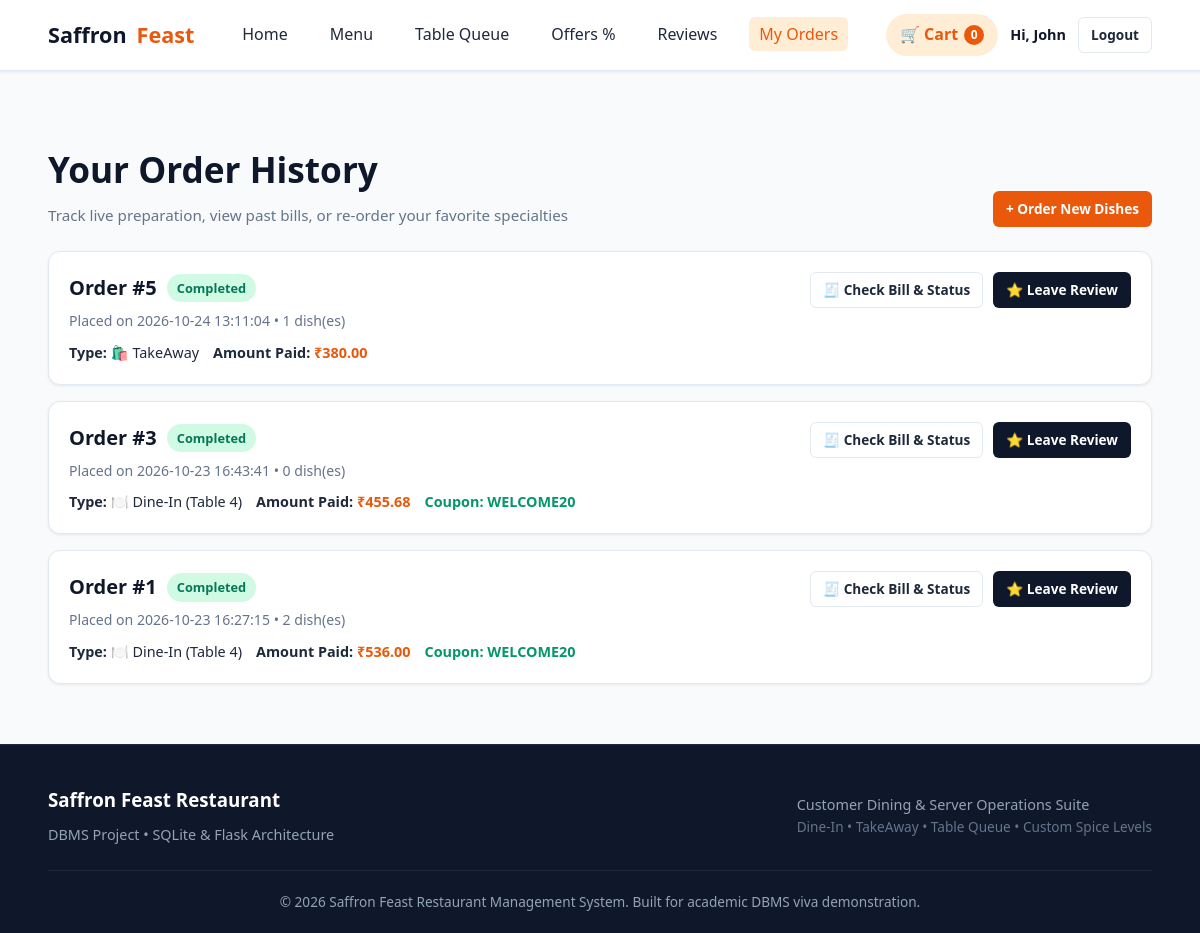
/orders (signed in), run on an earlier commit of the app's database.
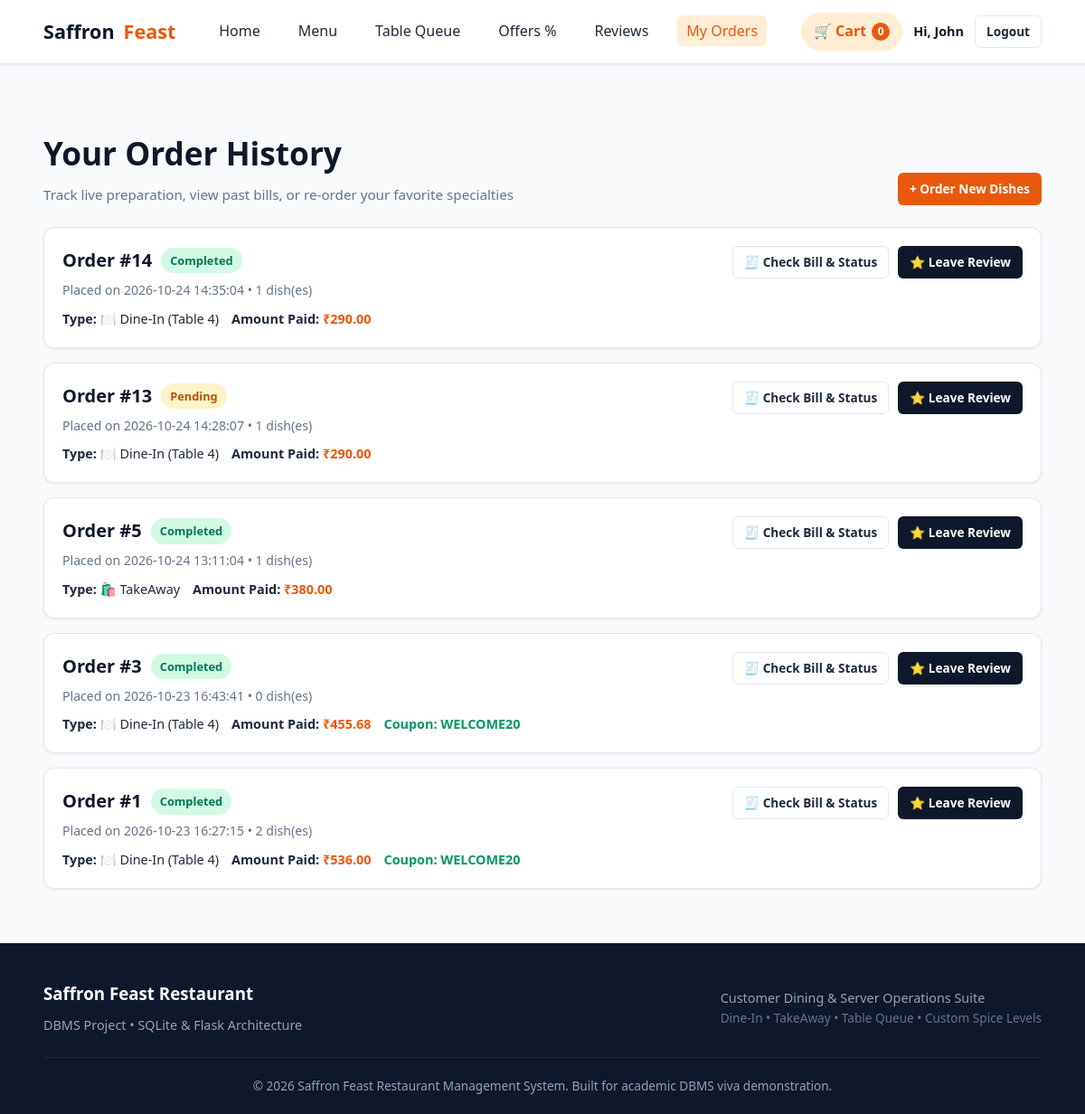
And on a later commit of the database.
### tables this page shows
CREATE TABLE orders (
    id INTEGER PRIMARY KEY AUTOINCREMENT,
    customer_id INTEGER NOT NULL,
    order_type TEXT CHECK(order_type IN ('DineIn', 'TakeAway')) NOT NULL,
    table_number INTEGER, -- NULL for TakeAway, integer for DineIn
    total_amount REAL NOT NULL,
    discount_amount REAL DEFAULT 0,
    final_amount REAL NOT NULL,
    status TEXT CHECK(status IN ('Pending', 'Preparing', 'Ready', 'Completed', 'Cancelled')) DEFAULT 'Pending',
    offer_code TEXT,
    special_instructions TEXT,
    created_at TIMESTAMP DEFAULT CURRENT_TIMESTAMP,
    FOREIGN KEY (customer_id) REFERENCES users(id) ON DELETE CASCADE
);

### app.py (the view)
@app.route('/orders')
@login_required
@customer_only
def my_orders():
    conn = get_db()
    orders = conn.execute("""
        SELECT o.*, COUNT(oi.id) as total_items
        FROM orders o
        LEFT JOIN order_items oi ON o.id = oi.order_id
        WHERE o.customer_id = ?
        GROUP BY o.id
        ORDER BY o.created_at DESC
    """, (session['user_id'],)).fetchall()
    conn.close()
    return render_template('customer/orders.html', orders=orders)

### app.py (called while the page is built)
def login_required(f):
    @wraps(f)
    def decorated_function(*args, **kwargs):
        if 'user_id' not in session:
            flash('Please log in first to access this page.', 'warning')
            return redirect(url_for('login', next=request.url))
        return f(*args, **kwargs)
    return decorated_function

def customer_only(f):
    @wraps(f)
    def decorated_function(*args, **kwargs):
        if session.get('user_role') in ['admin', 'staff']:
            return redirect(url_for('admin_dashboard'))
        return f(*args, **kwargs)
    return decorated_function

@app.context_processor
def inject_global_data():
    cart_count = 0
    if 'cart' in session:
        cart_count = sum(item.get('quantity', 1) for item in session['cart'].values())
    return {
        'current_user': {
            'id': session.get('user_id'),
            'name': session.get('user_name'),
            'role': session.get('user_role'),
            'email': session.get('user_email')
        },
        'cart_count': cart_count
    }

### database.py (called while the page is built)
def get_db():
    conn = sqlite3.connect(DATABASE_PATH)
    conn.row_factory = sqlite3.Row
    conn.execute("PRAGMA foreign_keys = ON;")
    return conn

### templates/customer/orders.html (shortened to what this page needs)
{% extends 'base.html' %}
{% block content %}
<div class="container">
  <div class="section-header">
    <div>
      <h1 style="font-size: 2.2rem; font-weight: 800; color: var(--secondary); margin-bottom: 6px;">Your Order History</h1>
      <p>Track live preparation, view past bills, or re-order your favorite specialties</p>
    </div>
    <a href="{{ url_for('menu') }}" class="btn btn-primary btn-sm">+ Order New Dishes</a>
  </div>
  {% if orders %}
  <div style="display: flex; flex-direction: column; gap: 16px;">
    {% for ord in orders %}
    <div class="menu-card" style="padding: 20px;">
      <div style="display: flex; justify-content: space-between; align-items: flex-start; flex-wrap: wrap; gap: 14px;">
        <div>
          <div style="display: flex; align-items: center; gap: 10px; margin-bottom: 6px;">
            <h3 style="font-size: 1.25rem; color: var(--secondary); margin: 0;">Order #{{ ord.id }}</h3>
            <span class="badge badge-status status-{{ ord.status|lower }}">{{ ord.status }}</span>
          </div>
          <p style="font-size: 0.88rem; color: var(--text-muted); margin-bottom: 8px;">
            Placed on {{ ord.created_at }} • {{ ord.total_items }} dish(es)
          </p>
          <div style="display: flex; gap: 14px; font-size: 0.9rem;">
            <span>
              <strong>Type:</strong>
              {% if ord.order_type == 'DineIn' %}
                🍽️ Dine-In (Table {{ ord.table_number }})
              {% else %}
                🛍️ TakeAway
              {% endif %}
            </span>
            <span>
              <strong>Amount Paid:</strong>
              <span style="color: var(--primary); font-weight: 700;">₹{{ "%.2f"|format(ord.final_amount) }}</span>
            </span>
            {% if ord.offer_code %}
              <span style="color: #059669; font-weight: 600;">
                Coupon: {{ ord.offer_code }}
              </span>
            {% endif %}
          </div>
        </div>
        <div style="display: flex; gap: 10px; align-items: center;">
          <a href="{{ url_for('check_bill', order_id=ord.id) }}" class="btn btn-outline btn-sm">
            🧾 Check Bill & Status
          </a>
          <a href="{{ url_for('customer_reviews') }}" class="btn btn-secondary btn-sm">
            ⭐ Leave Review
          </a>
        </div>
      </div>
    </div>
    {% endfor %}
  </div>
  {% endif %}
</div>
{% endblock %}

What changed in the data, as far as the page shows it:
added orders: id "14", status "Completed", created_at "2026-10-24 14:35:04", total_items "1", table_number "4", final_amount "290.00"
added orders: id "13", status "Pending", created_at "2026-10-24 14:28:07", total_items "1", table_number "4", final_amount "290.00"
